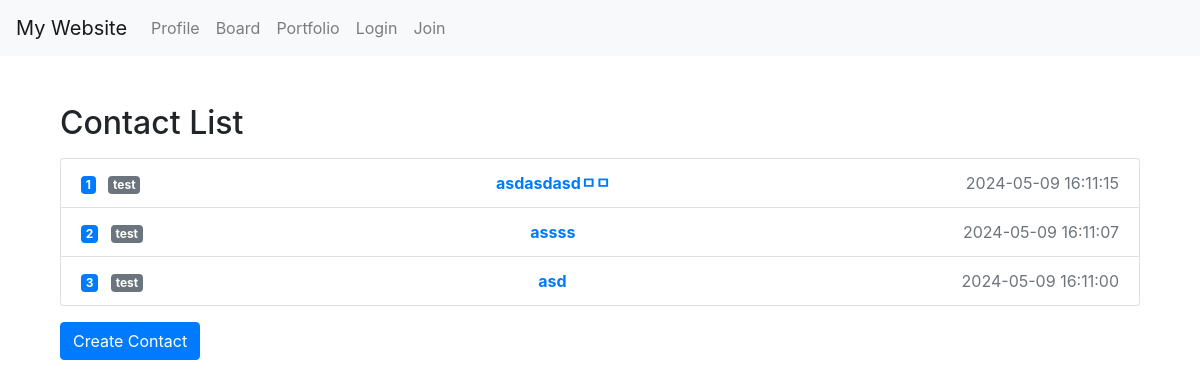
/contact, run on an earlier commit of the app's database.
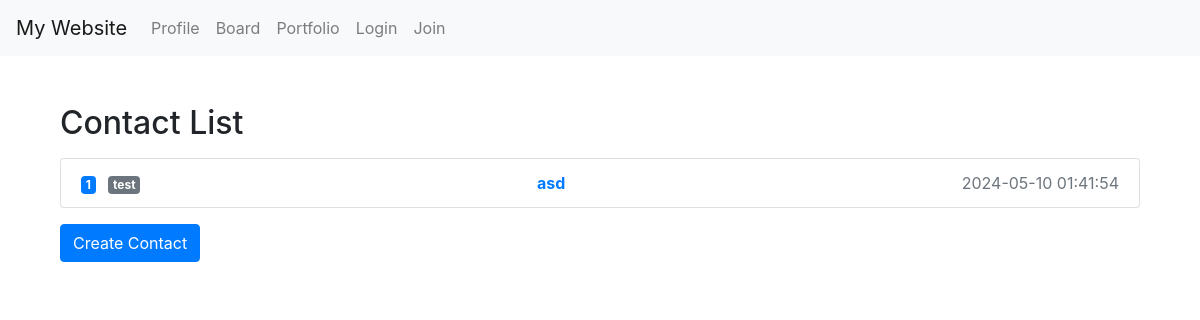
And on a later commit of the database.
### tables this page shows
CREATE TABLE contacts (
    id INTEGER PRIMARY KEY AUTOINCREMENT,
    U_id VARCHAR(20) NOT NULL,
    username VARCHAR(20) NOT NULL,
    title VARCHAR(100) NOT NULL,
    email VARCHAR(64) NOT NULL,
    message TEXT NOT NULL,
    status INTEGER NOT NULL,
    response_date DATE,
    registration_date DATE NOT NULL DEFAULT (datetime('now', 'localtime')),
    FOREIGN KEY(U_id) REFERENCES members(id),
    FOREIGN KEY(username) REFERENCES members(username)
);

### app.py (the view)
@app.route('/contact', methods=['GET'])
def contact():
    try:
        status = 1
        select_query = """
        SELECT id, username, title, email, response_date, registration_date
        FROM contacts WHERE status = ? ORDER BY registration_date DESC;
        """
        cursor.execute(select_query, (status, ))
        contacts = cursor.fetchall()
        return render_template('contact.html', contacts=contacts)
    except sqlite3.InternalError:
        msg = "Bulletin board loading failure."
        return redirect(url_for('error', error=error))

### templates/contact.html (shortened to what this page needs)
{% extends 'base.html' %}
{% block content %}
<div class="container">
  <h2 class="mt-5 mb-3">Contact List</h2>
  <ul class="list-group">
    {% for contact in contacts %}
    <li class="list-group-item d-flex justify-content-between align-items-center">
      <div>
        <span class="badge badge-primary mr-2">{{ loop.index }}</span>
        <span class="badge badge-secondary mr-2">{{ contact[1] }}</span>
      </div>
      <a href="{{ url_for('view_contact', id=contact[0]) }}">
        <strong class="text-center d-block">{{ contact[2] }}</strong>
      </a>
      <div>
        <span class="text-muted ml-2">{{ contact[5] }}</span>
      </div>
    </li>
    {% else %}
    <li class="list-group-item">No contact available.</li>
    {% endfor %}
  </ul>
  <a href="{{ url_for('create_contact') }}" class="btn btn-primary mt-3">Create Contact</a>
</div>
{% endblock %}

What changed in the data, as far as the page shows it:
removed contacts: username "test", title "asdasdasdㅁㅁ", registration_date "2024-05-09 16:11:15"
removed contacts: username "test", title "assss", registration_date "2024-05-09 16:11:07"
removed contacts: username "test", title "asd", registration_date "2024-05-09 16:11:00"
now on this page (row edited): contacts: username "test", title "asd", registration_date "2024-05-10 01:41:54"
